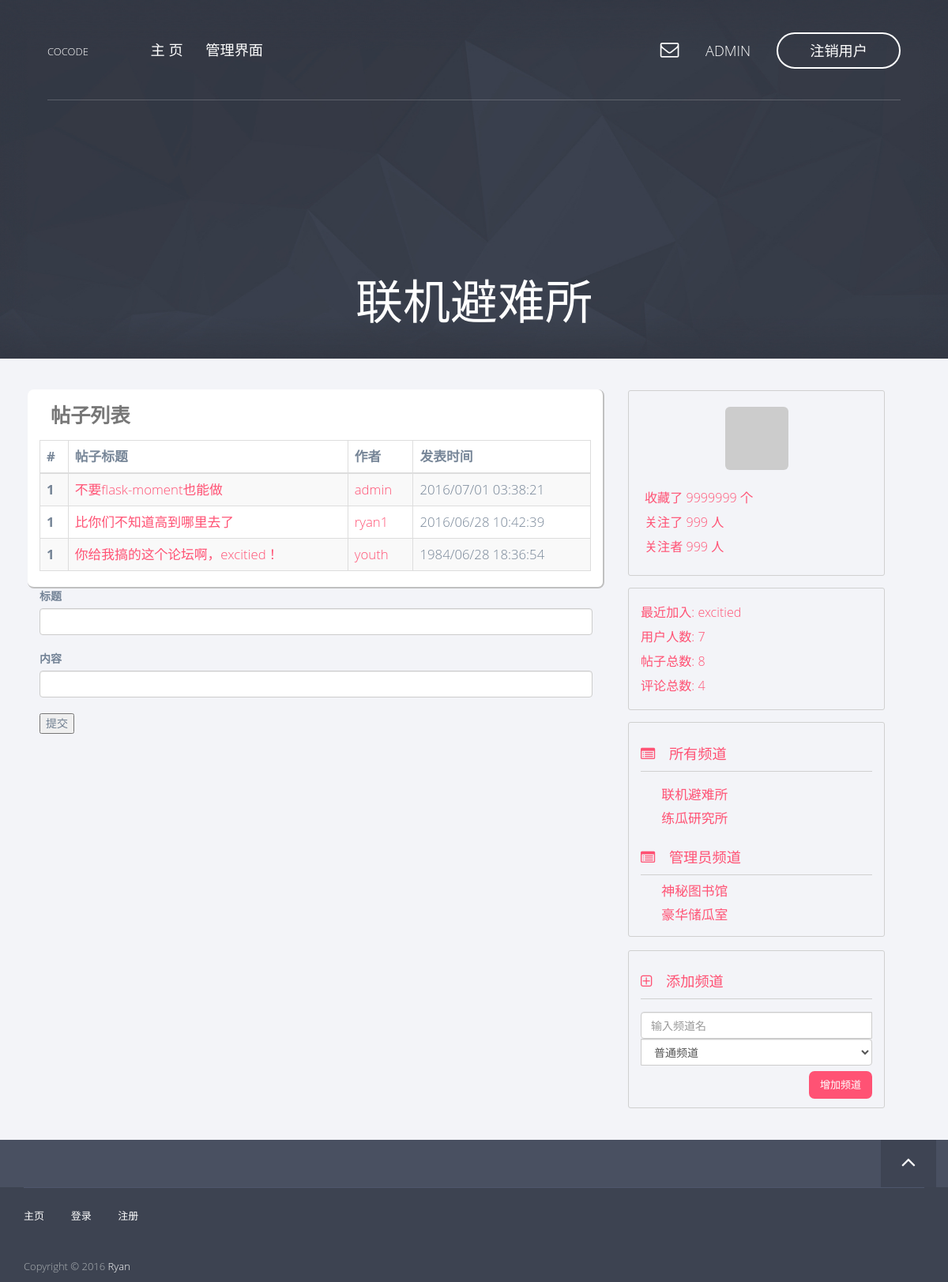
/channel/1 (signed in), run on an earlier commit of the app's database.
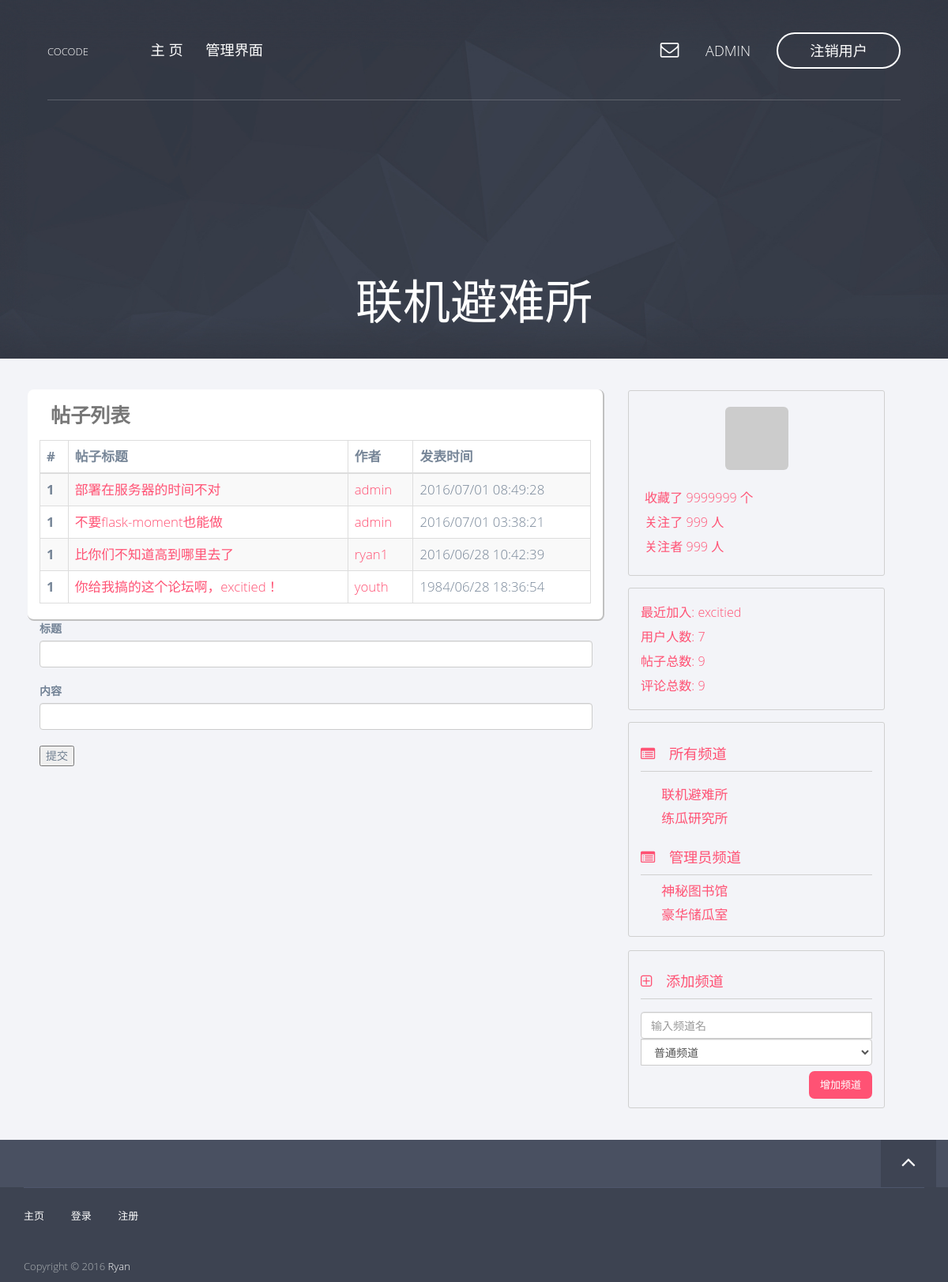
And on a later commit of the database.
### app/models/post.py (models this page shows, shortened)
class Post(db.Model, Model):
    __tablename__ = 'posts'
    id = db.Column(db.Integer, primary_key=True)
    title = db.Column(db.String())
    content = db.Column(db.String())
    created_time = db.Column(db.Integer, default=0)
    channel_id = db.Column(db.Integer, db.ForeignKey('channels.id'))
    user_id = db.Column(db.Integer, db.ForeignKey('users.id'))
    comments = db.relationship('Comment', backref='post')

### app/models/user.py (models this page shows, shortened)
class User(db.Model, Model):
    __tablename__ = 'users'
    id = db.Column(db.Integer, primary_key=True)
    username = db.Column(db.String(), unique=True)
    password_hash = db.Column(db.String())
    email = db.Column(db.String(), unique=True)
    avatar_hash = db.Column(db.String())
    created_time = db.Column(db.Integer, default=0)
    role_id = db.Column(db.Integer, db.ForeignKey('roles.id'))
    posts = db.relationship('Post', backref='author')
    comments = db.relationship('Comment', backref='author')
    @property
    def password(self):
        raise AttributeError('password is not readable')
    def is_admin(self):
        return self.role.permissions == 0xff
    def gravatar(self, size=100, default='identicon', rating='g'):
        from flask import request
        gravatar_url = 'secure.gravatar.com/avatar'
        if request.is_secure:
            url = 'https://' + gravatar_url
        else:
            url = 'http://' + gravatar_url
        hash = self.avatar_hash or md5(self.email.encode('utf-8')).hexdigest()
        return '{url}/{hash}?s={size}&d={default}&r={rating}'.format(url=url,
                                                                     hash=hash,
                                                                     size=size,
                                                                     default=default,
                                                                     rating=rating)

### app/models/channel.py (models this page shows, shortened)
class Channel(db.Model, Model):
    __tablename__ = 'channels'
    id = db.Column(db.Integer, primary_key=True)
    name = db.Column(db.String(), default=ChannelPermission.NORMAL[0])
    permission = db.Column(db.Integer)
    created_time = db.Column(db.Integer, default=0)
    posts = db.relationship('Post', backref='channel')
    def is_admin(self):
        return self.permission == ChannelPermission.ADMIN[0]

### app/views.py (the view)
@app.route('/channel/<int:id>')
def channel_view(id):
    channel = Channel.query.get(id)
    posts = channel.posts
    posts.sort(key=lambda p: p.created_time, reverse=True)
    return render_template('channel.html',
                           channel=channel,
                           posts=posts)

### app/context_processers.py (called while the page is built)
@app.context_processor
def current_user_processor():
    return dict(current_user=current_user())

@app.context_processor
def channel_processor():
    channels = Channel.query.all()
    permissions = [
        ChannelPermission.NORMAL,
        ChannelPermission.ADMIN,
    ]
    dic = {
        'channels': channels,
        'permissions': permissions,
    }
    return dict(**dic)

@app.context_processor
def user_processor():
    user_count = User.query.count()
    new_user = User.query.order_by(User.created_time.desc()).first()
    return dict(new_user=new_user,
                user_count=user_count)

@app.context_processor
def post_processor():
    post_count = Post.query.count()
    return dict(post_count=post_count)

@app.context_processor
def comment_processor():
    comment_count = Comment.query.count()
    return dict(comment_count=comment_count)

### app/filters.py (called while the page is built)
@app.template_filter('format_time')
def format_time(timestamp):
    format = '%Y/%m/%d %H:%M:%S'
    t = time.localtime(timestamp)
    ft = time.strftime(format, t)
    return ft

### app/models/user.py (called while the page is built)
def current_user():
    id = session.get('user_key', None)
    user = None
    if id is not None:
        user = User.query.get(id)
    return user

### app/templates/channel.html (shortened to what this page needs)
{% extends 'base8-4.html' %}
{% block page_content %}
    <div class="col-md-12 post-table">
        <table class="table table-striped table-hover table-bordered">
            <caption>帖子列表</caption>
            <thead>
                <tr>
                    <th>#</th>
                    <th>帖子标题</th>
                    <th>作者</th>
                    <th>发表时间</th>
                </tr>
            </thead>
            <tbody>
                {% for p in posts %}
                <tr>
                    <th>1</th>
                    <td><a href="/post/{{ p.id }}">{{ p.title }}</a></td>
                    <td><a href="/profile/{{ p.author.username }}">{{ p.author.username }}</a></td>
                    <td>{{ p.created_time | format_time }}</td>
                </tr>
                {% endfor %}
            </tbody>
        </table>
    </div>
        <div class="col-md-12">
        {% if current_user is not none %}
        <form class="pure-form" action="{{ channel.id }}/add_post" method="POST">
            <label for="title">标题</label>
            <br>
            <input name="title" class="form-control" />
            <br>
            <label for="content">内容</label>
            <br>
            <input name="content" class="form-control" />
            <br>
            <button class="pure-button pure-button-primary">提交</button>
        </form>
        {% endif %}
    </div>
{% endblock %}
{% block header %}
    <div class="hero-content text-center">
        <h1>{{ channel.name }}</h1>
    </div>
{% endblock %}

### app/templates/_bbs_info.html
<div class="col-md-10 forum-info">
    <div class="forum-info-item">最近加入: <a href="/profile/{{ new_user.username }}">{{ new_user.username }}</a></div>
    <div class="forum-info-item">用户人数: {{ user_count }}</div>
    <div class="forum-info-item">帖子总数: {{ post_count }} </div>
    <div class="forum-info-item">评论总数: {{ comment_count }} </div>
</div>

### app/templates/_channels.html
<div class="col-md-10 channel-list">
    <div class="channel-list-caption">
        <i class="fa fa-list-alt"></i> 所有频道
    </div>
    <div class="channel-list-items">
        {% for c in channels %}
        {% if not c.is_admin() %}
            <div class="channel-list-item">
                <a href="/channel/{{ c.id }}">{{ c.name }}</a>
            </div>
        {% endif %}
        {% endfor %}
    </div>
    {% if current_user is not none and current_user.is_admin() %}
        <div class="channel-list-caption">
            <i class="fa fa-list-alt"></i> 管理员频道
        </div>
        {% for c in channels %}
        {% if c.is_admin() %}
            <div class="channel-list-item">
                <a href="/channel/{{ c.id }}">{{ c.name }}</a>
            </div>
        {% endif %}
        {% endfor %}
    {% endif %}
</div>
{% if current_user is not none and current_user.is_admin() %}
<div class="col-md-10 channel-list add-channel">
    <div class="channel-list-caption">
        <i class="fa fa-plus-square-o"></i> 添加频道
    </div>
    <div class="channel-add">
        <form class="form-inline" action="/admin/add_channel" method="POST">
            <div class="form-group">
                <div class="input-group">
                    <input type="text" class="form-control" name="name" placeholder="输入频道名">
                    <select class="form-control" name="permission">
                        {% for p in permissions %}
                        <option value="{{ p[0] }}">{{ p[1] }}</option>
                        {% endfor %}
                    </select>
                </div>
            </div>
          <button type="submit" class="btn btn-fill btn-middle add-channel-btn">增加频道</button>
        </form>
    </div>
</div>
{% endif %}

What changed in the data, as far as the page shows it:
added Post: title "部署在服务器的时间不对", author.username "admin", created_time "2016/07/01 08:49:28"
Also different on the page:
{{ post_count }}: "8" → "9"
{{ comment_count }}: "4" → "9"
